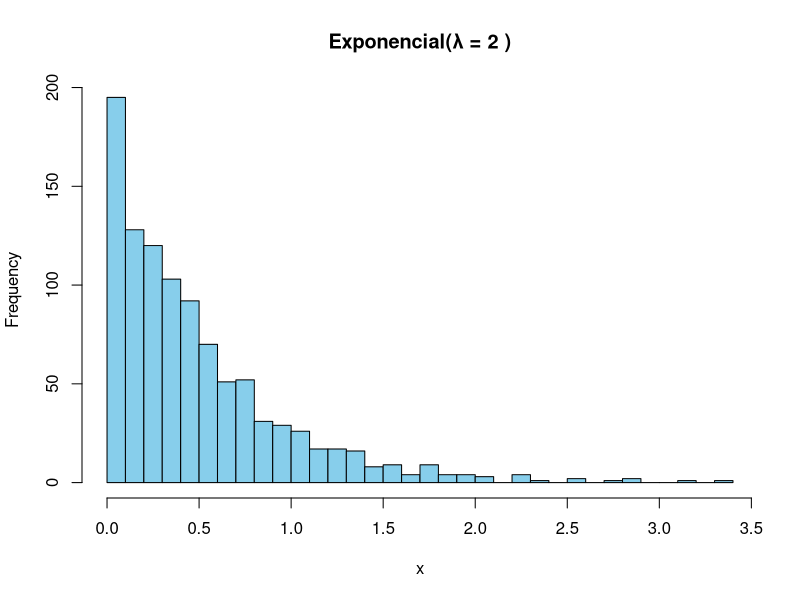
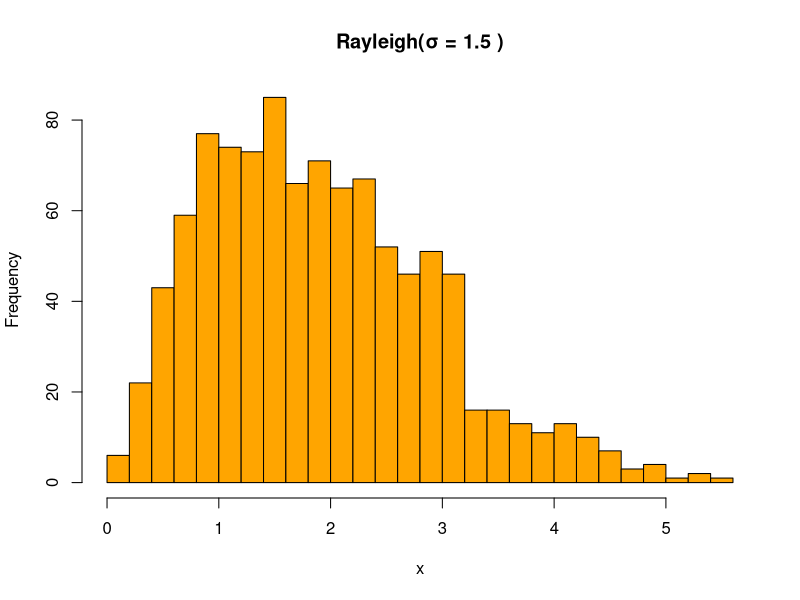
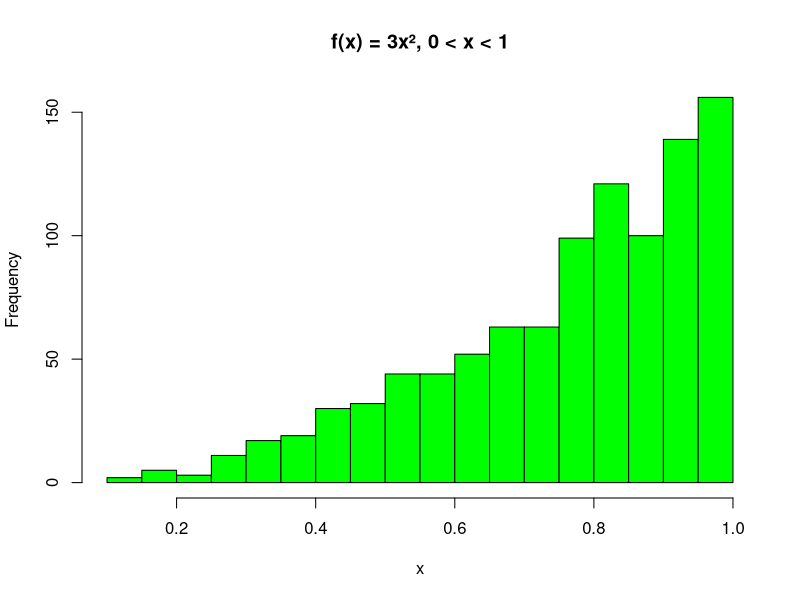

These charts were generated, in order, by the following R code:
gerar_exponencial <- function(n, lambda) {
  u <- runif(n)
  x <- -log(u) / lambda
  hist(x, breaks = 30, col = "skyblue", main = paste("Exponencial(λ =", lambda, ")"))
  return(x)
}

# Exemplo: gerar 1000 valores com λ = 2
valores <- gerar_exponencial(1000, 2)

gerar_rayleigh <- function(n, sigma) {
  u <- runif(n)
  x <- sigma * sqrt(-2 * log(u))
  hist(x, breaks = 30, col = "orange", main = paste("Rayleigh(σ =", sigma, ")"))
  return(x)
}

# Exemplo: gerar 1000 valores com σ = 1.5
valores <- gerar_rayleigh(1000, 1.5)

gerar_custom <- function(n) {
  u <- runif(n)
  x <- u^(1/3)
  hist(x, breaks = 30, col = "green", main = "f(x) = 3x², 0 < x < 1")
  return(x)
}

# Exemplo: gerar 1000 valores
valores <- gerar_custom(1000)
